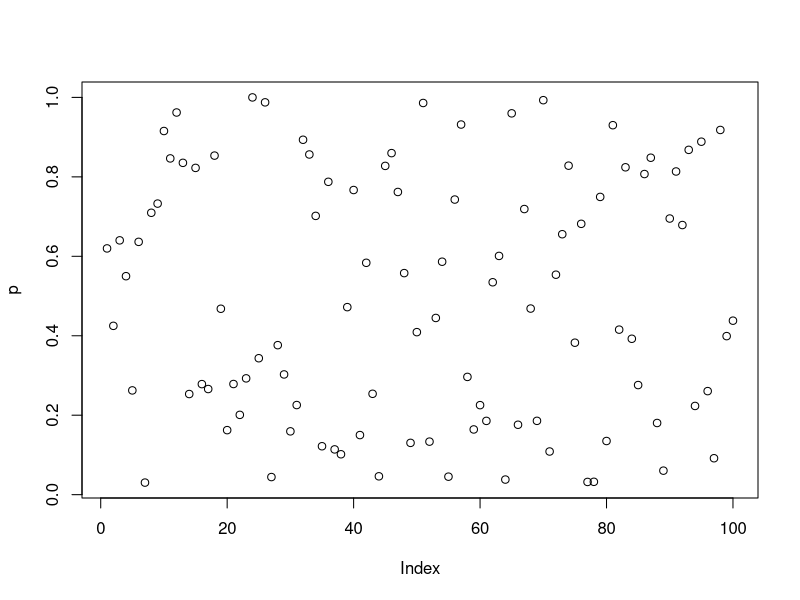

Source code (R): (Note: this script raises an error after producing the figure.)
## ---- chunk 1
library(purrr)

# mapping by position -----------------------

x <- list(1, list(2, 3, list(1, 2)))

map(x, 1)
as_mapper(1)

map(x, list(2, 1))
as_mapper(list(2, 1))

# mapping by name -----------------------

y <- list(
  list(m = "a", list(1, m = "mo")),
  list(n = "b", list(2, n = "no"))
)

map(y, "m")
as_mapper("m")

# mixing position and name
map(y, list(2, "m"))
as_mapper(list(2, "m"))

# compact functions ----------------------------

map(y, ~ length(.x))
as_mapper(~ length(.x))
## ---- chunk 2
pluck(Titanic, attr_getter("class"))
## ---- chunk 3
library(purrr)

map(1:3, ~ runif(2))
as_mapper(~ runif(2))

map(1:3, runif(2))
as_mapper(runif(2))
## ---- chunk 4
map_dbl(mtcars, sd)
## ---- chunk 5
keep(iris, is.numeric) %>%
  map_dbl(sd)
## ---- chunk 6
modify_if(dplyr::starwars, is.character, as.factor) %>%
  keep(is.factor) %>%
  map_int(~ length(levels(.)))
## ---- chunk 7
trials <- map(1:100, ~ t.test(rpois(10, 10), rpois(7, 10)))

p <- map_dbl(trials, "p.value")

plot(p)
## ---- chunk 8
x <- list(
  list(1, c(3, 9)),
  list(c(3, 6), 7, c(4, 7, 6))
)

triple <- function(x) x * 3
map(x, .f = ~ map(., ~ triple(.)))
## ---- chunk 9
formulas <- list(
  mpg ~ disp,
  mpg ~ I(1 / disp),
  mpg ~ disp + wt,
  mpg ~ I(1 / disp) + wt
)

map(formulas, ~ lm(formula = ., data = mtcars))
## ---- chunk 10
bootstrap <- function(df) {
  df[sample(nrow(df), replace = TRUE), , drop = FALSE]
}

bootstraps <- map(1:10, ~ bootstrap(mtcars))

map_dbl(
  bootstraps,
  ~ summary(lm(formula = mpg ~ disp, data = .))$r.squared
)
## ---- chunk 11
head(modify(mtcars, 1))
## ---- chunk 12
# contrast the following behavior of predicate functions
is.character(c("x", 2))
is.null(c(3, NULL))

# with this behavior
is.na(c(NA, 1))
## ---- chunk 13
anyNA(c(NA, 1))
## ---- chunk 14
simple_reduce <- function(x, f) {
  out <- x[[1]]
  for (i in seq(2, length(x))) {
    out <- f(out, x[[i]])
  }
  out
}
## ---- chunk 15
simple_reduce(numeric(), sum)
simple_reduce(1, sum)
simple_reduce(1:3, sum)
## ---- chunk 16
simple_reduce2 <- function(x, f, init = 0) {
  # initializer will become the first value
  if (length(x) == 0L) {
    return(init)
  }
  if (length(x) == 1L) {
    return(x[[1L]])
  }

  out <- x[[1]]

  for (i in seq(2, length(x))) {
    out <- f(out, x[[i]])
  }
  out
}
## ---- chunk 17
simple_reduce2(numeric(), sum)
simple_reduce2(1, sum)
simple_reduce2(1:3, sum)
## ---- chunk 18
simple_reduce2(numeric(), `*`, init = 1)
simple_reduce2(1, `*`, init = 1)
simple_reduce2(1:3, `*`, init = 1)
## ---- chunk 19
simple_reduce2(numeric(), `%/%`)
simple_reduce2(1, `%/%`)
simple_reduce2(1:3, `%/%`)
